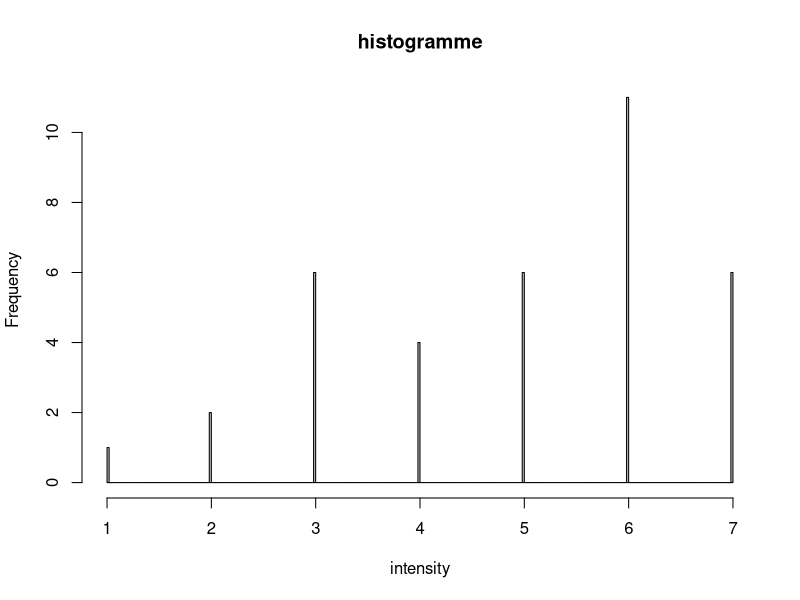

Source code (R):
## ---- chunk 1
knitr::opts_chunk$set(echo = FALSE)
## ---- chunk 2
intensity <- c(
  6, 7, 5, 6, 7, 5,
  3, 4, 3, 2, 6, 4,
  5, 6, 3, 6, 5, 7,
  6, 2, 5, 6, 5, 7,
  1, 3, 4, 3, 3, 7,
  6, 6, 6, 4, 6, 7)

hist(
  intensity,
  col="grey",
  main = "histogramme",
  breaks = 256,
  xlim = c(1, 7))
